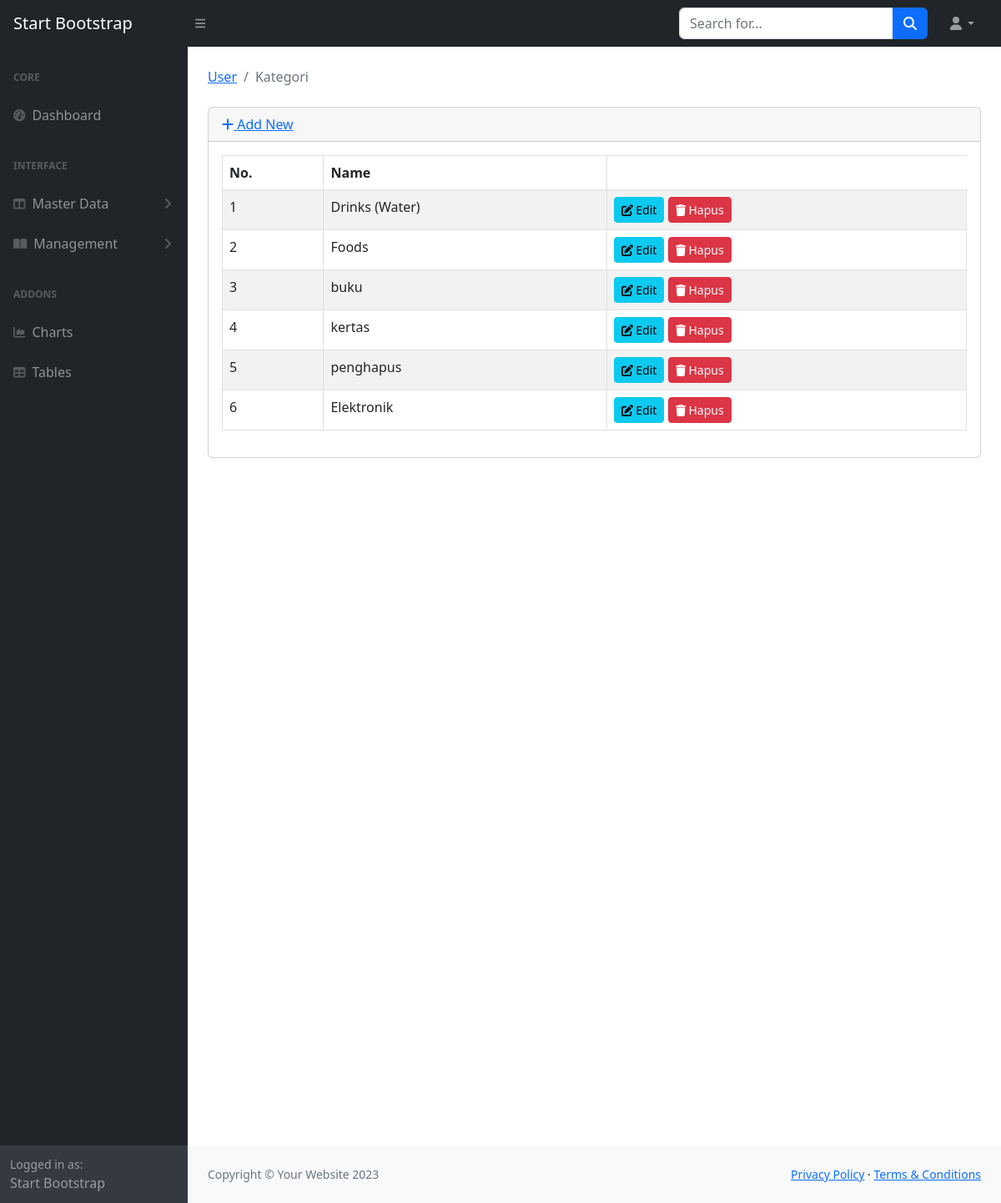
Page /index.php/kategori on the committed database.
### tables this page shows
CREATE TABLE `kategori` (
  `id` int NOT NULL,
  `name` char(100) DEFAULT NULL
);

### application/views/template/main.php (called while the page is built, shortened)
<?php
$this->load->view('template/header');
$this->load->view('template/navbar');
$this->load->view('template/sidebar');
$this->load->view($content);

### application/controllers/Kategori.php (called while the page is built, shortened)
<?php
class Kategori extends CI_Controller{
    public function __construct()
    {
        $this->load->model('Kategori_model');
        $this->load->library('form_validation');
    }
    public function index()
    {
        $data = array(
            'title' => 'Kategori',
            'userlog' => infoLogin(),
            'kategori' => $this->Kategori_model->getAll(),
            'content' => 'kategori/index'
        );
        $this->load->view('template/main', $data);
    }
}

### index.php (called while the page is built, shortened)
<?php
require_once BASEPATH.'core/CodeIgniter.php';

### application/helpers/pos_helper.php (called while the page is built, shortened)
<?php
function infoLogin(){
  $ci = get_instance();
  return $ci->db->get_where('user', ['username' => $ci->session->userdata('username')])->row_array();
}
?>

### application/models/Kategori_model.php (called while the page is built, shortened)
<?php defined('BASEPATH') OR exit('No direct script access allowed');
class Kategori_model extends CI_Model
{
  protected $_table = 'kategori';
  public function getAll()
  {
    return $this->db->get($this->_table)->result();
  }
}

### application/views/kategori/index.php (the view, shortened to what this page needs)
<main>
  <div class="container-fluid px-4">
    <ol class="breadcrumb mb-4">
      <li class="breadcrumb-item"><a href="<?php echo site_url('user') ?>">User</a></li>
      <li class="breadcrumb-item active"><?php echo $title; ?></li>
    </ol>
    <div class="card mb-4">
      <div class="card-header">
        <a href="<?php echo site_url('kategori/add'); ?>"><i class="fas fa-plus"></i> Add New</a>
      </div>
      <div class="card-body">
        <div class="table-responsive">
          <table class="table table-striped table-bordered table-hover" id="tabelkelas" width="100%" cellspacing="0">
            <thead>
              <tr>
                <th>No.</th>
                <th>Name</th>
              </tr>
            </thead>
            <tbody>
              <?php
              $no = 1;
              foreach ($kategori as $kategori) {
                echo "<tr>
                  <td>{$no}</td>
                  <td>{$kategori->name}</td>
                  <td>
                    <div>
                      <a href='" . base_url('kategori/getedit/' . $kategori->id) . "' class='btn btn-sm btn-info'><i class='fas fa-edit'></i> Edit</a>
                      <a href='" . base_url('kategori/delete/' . $kategori->id) . "' class='btn btn-sm btn-danger'
                        onclick='return confirm(\"Ingin mengapus data kategori ini?\");'><i class='fas fa-trash'></i> Hapus</a>
                    </div>
                  </td>
                </tr>";
                $no++;
              }?>
            </tbody>
          </table>
        </div>
      </div>
    </div>
    <div style="height: 100vh;"></div>
  </div>
</main>

### rows in the picture
kategori: name "Drinks (Water)"
kategori: name "Foods"
kategori: name "buku"
kategori: name "kertas"
kategori: name "penghapus"
kategori: name "Elektronik"

### other values in the picture
$title "Kategori"
